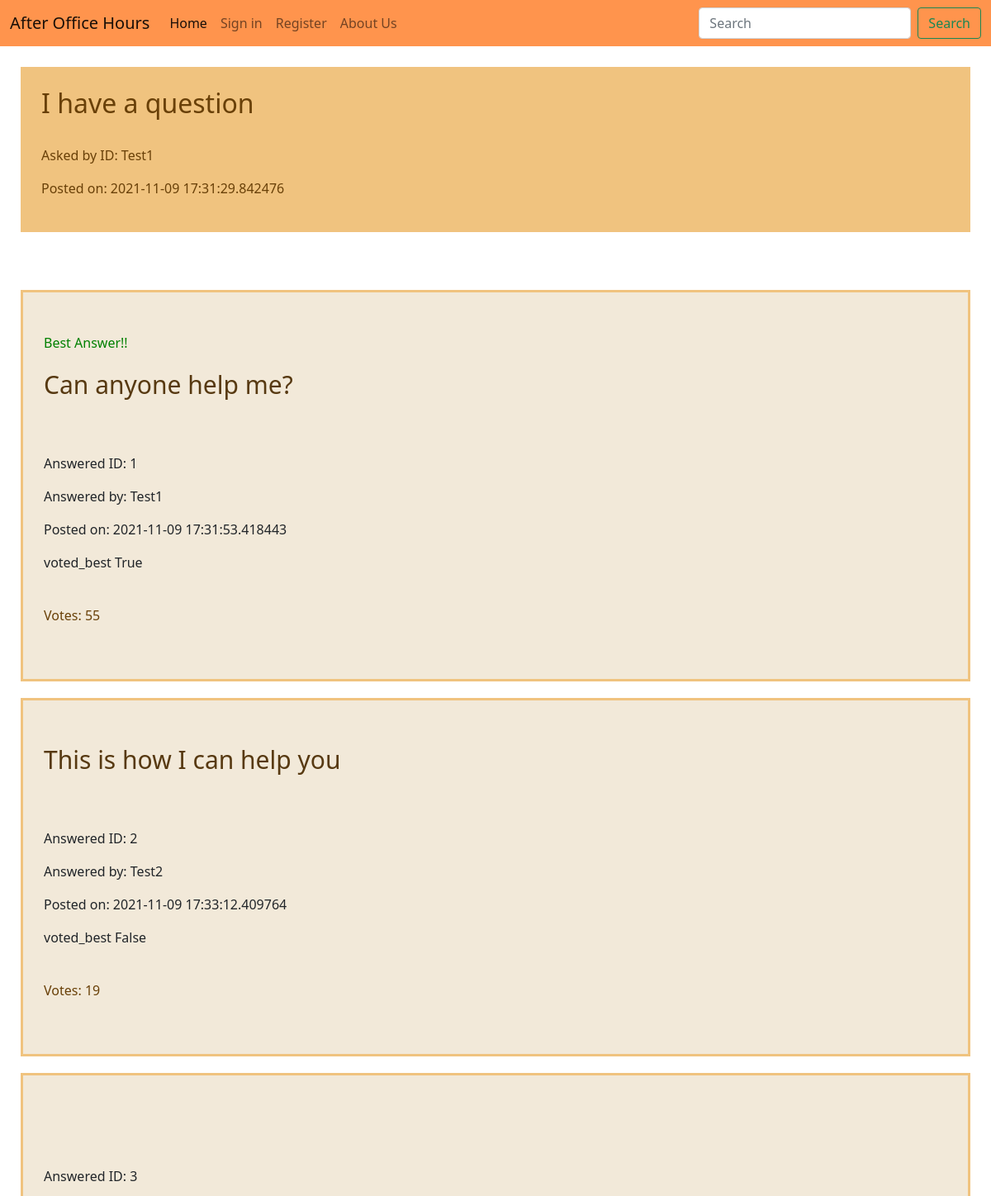
/question/1 (upper part), run on an earlier commit of the app's database.
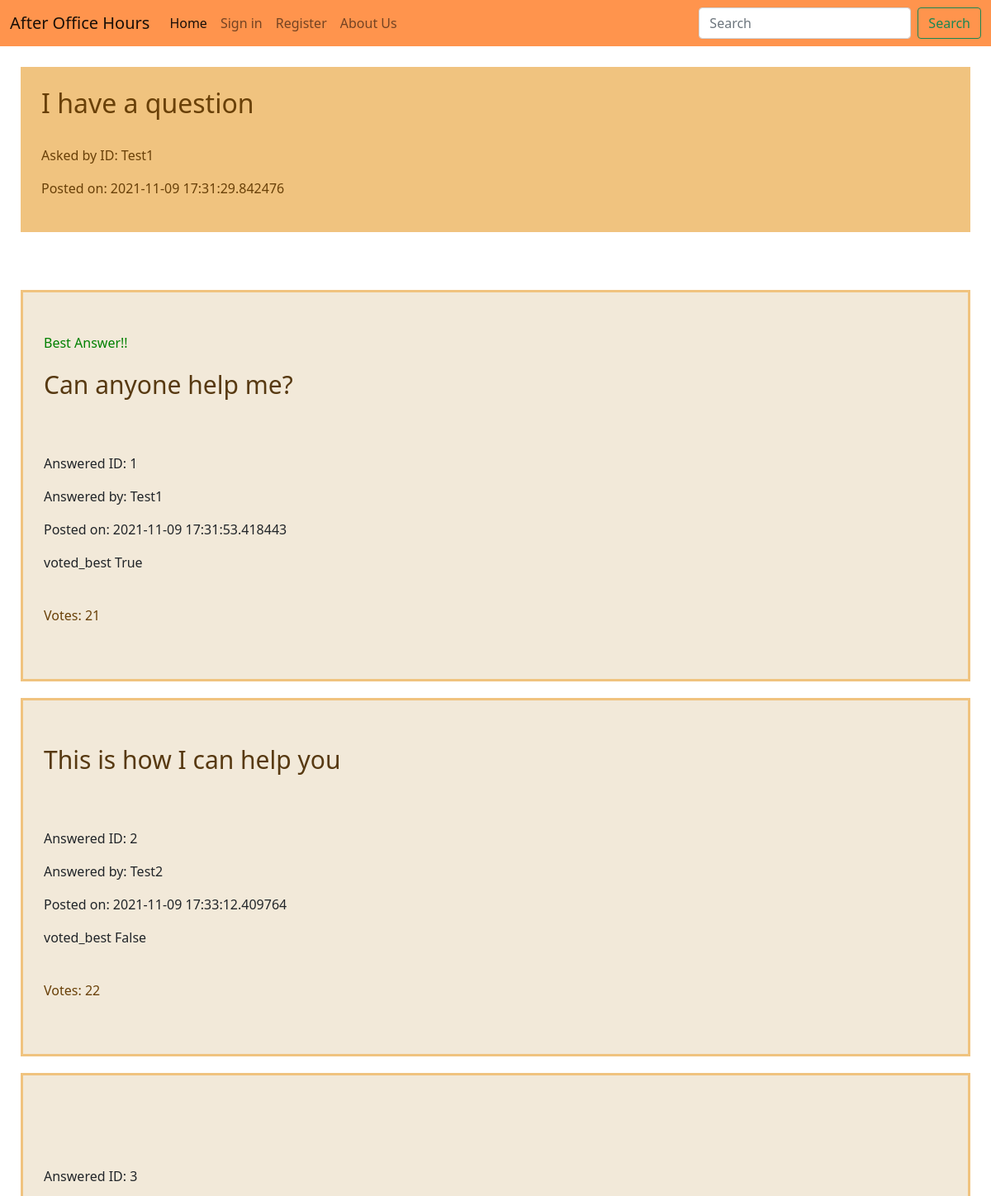
And on a later commit of the database.
### Question.py (models this page shows)
class Question(db.Model):
    id = db.Column(db.Integer, primary_key=True)
    q_text = db.Column(db.Text)
    asked_by_id = db.Column(db.String, db.ForeignKey('user.username'))
    post_time = db.Column(db.DateTime)
    solved = db.Column(db.Boolean)
    answers = db.relationship('Answer', backref='question', lazy = True)

class Answer(db.Model):
    id = db.Column(db.Integer, primary_key=True)
    a_text = db.Column(db.Text)
    answered_by_id = db.Column(db.String, db.ForeignKey('user.username'))
    answer_to = db.Column(db.Integer, db.ForeignKey('question.id'))
    post_time = db.Column(db.DateTime)
    votes = db.Column(db.Integer)
    voted_best = db.Column(db.Boolean)

### Question.py (the view)
@app.route("/question/<int:question_id>", methods=['GET', 'POST'])
def question(question_id):
        question = Question.query.get_or_404(question_id)
        question_id = question.id
        if request.method == 'POST' and Answer.query.all()!= None:
            if request.form.get("answer"):
                answer = request.form['answer']
                answer = Answer(
                    a_text = answer,
                    answered_by_id = current_user.username,
                    answer_to = question_id,
                    post_time = datetime.now(),
                    votes = 0,
                    voted_best = False
                )
                db.session.add(answer)
                db.session.commit()
                return redirect(url_for('answer', question_id=question_id))
            elif request.form.get("solved"):
                answer_id = request.form.get("solved")
                current_answer = Answer.query.get_or_404(answer_id)
                current_answer.voted_best = True
                question.solved = True
                db.session.commit()
                return redirect(url_for('answer', question_id=question_id))
            elif request.form.get("voteUp"):
                answer_id = request.form.get("voteUp")
                current_answer = Answer.query.get_or_404(answer_id)
                current_answer.votes = (current_answer.votes + 1)
                db.session.commit()
                q1 = Answer.query.filter_by(answer_to=question_id)
                q1.all()
                q1.order_by(Answer.votes).all()
                answers = q1.order_by(Answer.votes.desc()).all()
                context = {
                'question' : question,
                'answers' : answers
                }
                return render_template( 'question_view.html', question_id=question_id, **context)
            elif request.form.get("voteDown"):
                answer_id = request.form.get("voteDown")
                current_answer = Answer.query.get_or_404(answer_id)
                current_answer.votes = (current_answer.votes - 1)
                db.session.commit()
                q1 = Answer.query.filter_by(answer_to=question_id)
                q1.all()
                q1.order_by(Answer.votes).all()
                answers = q1.order_by(Answer.votes.desc()).all()
                context = {
                'question' : question,
                'answers' : answers
                }
                return render_template( 'question_view.html', question_id=question_id, **context)
        else:
            answers = Answer.query.filter_by(answer_to=question_id).all()
            context = {
            'question' : question,
            'answers' : answers
            }
        return render_template( 'question_view.html', **context)

### Templates/question_view.html (shortened to what this page needs)
{% extends 'home.html' %}
{% block content %}
        <div class="row">
          <div class="col-lg-12">
            <div class="well bs-component">
              <form class="form-horizontal" method="POST" action="{{ url_for('question', question_id=question.id) }}">
                <div class="asked_question_header">
                  <h2>{{ question.q_text }}</h2>
                  <br>
                  <p class="list-group-item-text">Asked by ID: {{ question.asked_by_id }}</p>
                  <p class="list-group-item-text">Posted on: {{ question.post_time }}</p>
                </div>
                <div class="displayed_answers">
                  {% for answer in answers %}
                  <div class="individual_answer">
                    <br>
                    {%if answer.voted_best == True and question.solved == True %}
                    <p style="color:green"> Best Answer!!</p>
                    {%endif %}
                    <div class="displayed_answer_header">
                      <p class="list-group-item-text">{{ answer.a_text }}</p>
                     <br>
                    </div>
                    <p class="list-group-item-text">Answered ID: {{ answer.id }}</p>
                    <p class="list-group-item-text">Answered by: {{ answer.answered_by_id }}</p>
                    <p class="list-group-item-text">Posted on: {{ answer.post_time }}</p>
                    <p class="list-group-item-text">voted_best {{ answer.voted_best }}</p>
                    <br>
                      <p class="list-group-item-text" id="votes">Votes: {{ answer.votes }}</p>
                      <br>
                  </div>
                  {% endfor %}
                </div>
              </form>
            </div>
          </div>
        </div>
{% endblock %}

### Templates/home.html (shortened to what this page needs)
<!DOCTYPE html>
<html>
<head>
	<link href="https://cdn.jsdelivr.net/npm/bootstrap@5.1.3/dist/css/bootstrap.min.css" rel="stylesheet">
	<link rel="stylesheet" href="{{ url_for('static', filename = 'website_style.css')}}">
</head>
<body>
    <nav class="navbar navbar-expand-lg navbar-light ">
      <div class="container-fluid">
        <a class="navbar-brand" href="/">After Office Hours</a>
        <div class="collapse navbar-collapse" id="navbarScroll">
          <ul class="navbar-nav me-auto my-2 my-lg-0 navbar-nav-scroll" style="--bs-scroll-height: 100px;">
            <li class="nav-item">
              <a class="nav-link active" aria-current="page" href="{{ url_for('home') }}">Home</a>
            </li>
            {% if not current_user.is_authenticated %}
            <li class="nav-item">
              <a class="nav-link"href="{{ url_for('login') }} ">Sign in</a>
            </li>
            <li class="nav-item">
              <a class="nav-link"href="{{ url_for('register') }} ">Register</a>
            </li>
            {%endif%}
              <a class="nav-link" href="{{ url_for('about') }} ">About Us</a>
          </ul>
          <form class="d-flex">
            <input class="form-control me-2" type="search" placeholder="Search" aria-label="Search">
            <button class="btn btn-outline-success" type="submit">Search</button>
          </form>
        </div>
      </div>
    </nav>
    {% block content %}{% endblock content %}
  </body>
</html>

### static/website_style.css (style rules this page uses)
* { margin: 0; padding: 0; }
.navbar-light { background-color: rgb(255, 148, 77); }
#votes { color: rgb(105, 64, 8); }
.asked_question_header { background-color: rgb(240, 195, 127); color: rgb(105, 64, 8); margin: 25px; padding: 25px; }
.displayed_answers { padding: 25px; }
.individual_answer { margin-top: 20px; padding: 25px; border-style: solid; border-width: 3px; background-color: rgb(242, 233, 217); border-color: rgb(240, 195, 127); }
.displayed_answer_header { font-size: 30px; color: rgb(87, 57, 17); }

What changed in the data, as far as the page shows it:
changed Answer "Can anyone help me?": votes "55" → "21"
changed Answer "This is how I can help you": votes "19" → "22"
